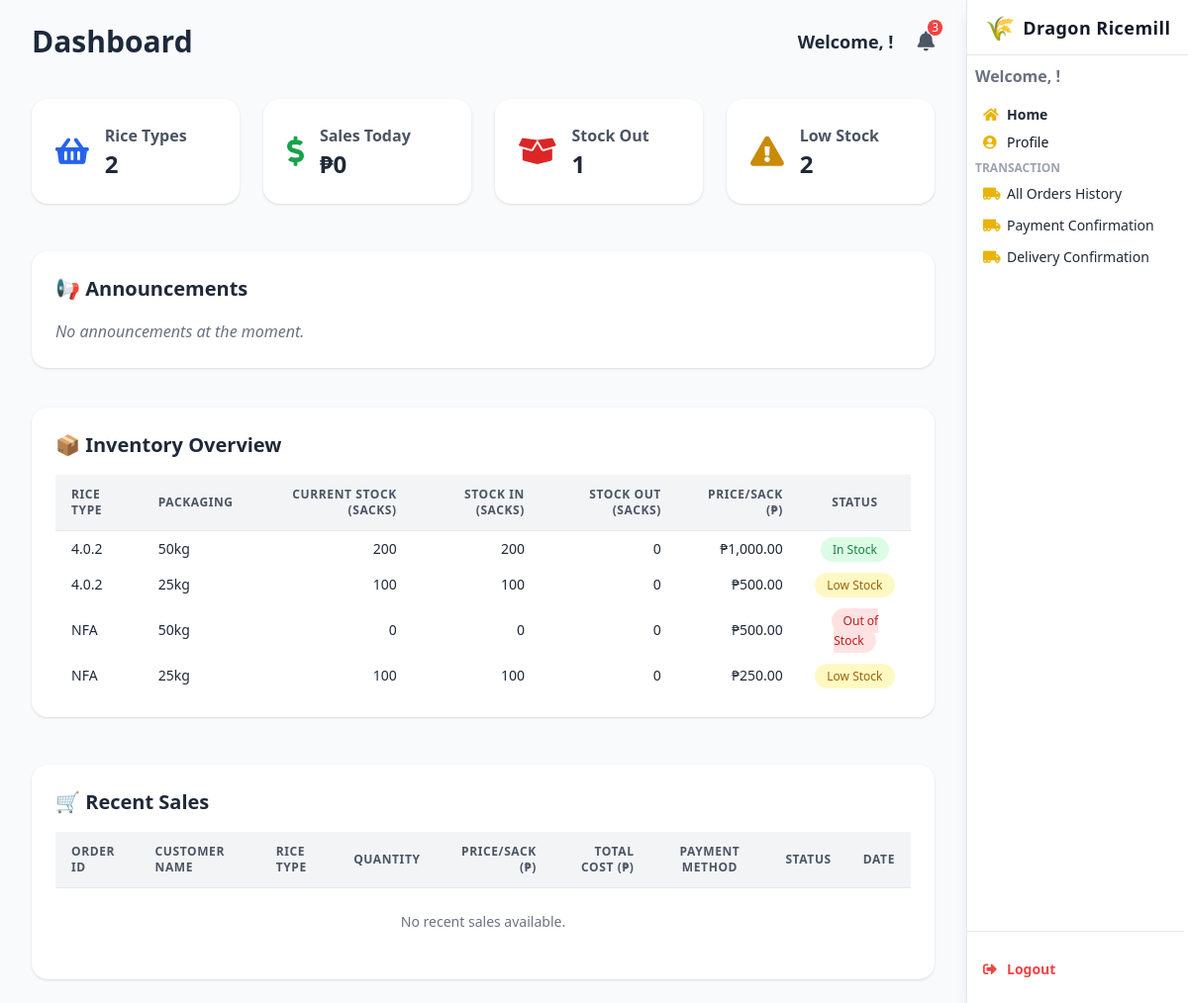
The app's page /dashboard/, older data.
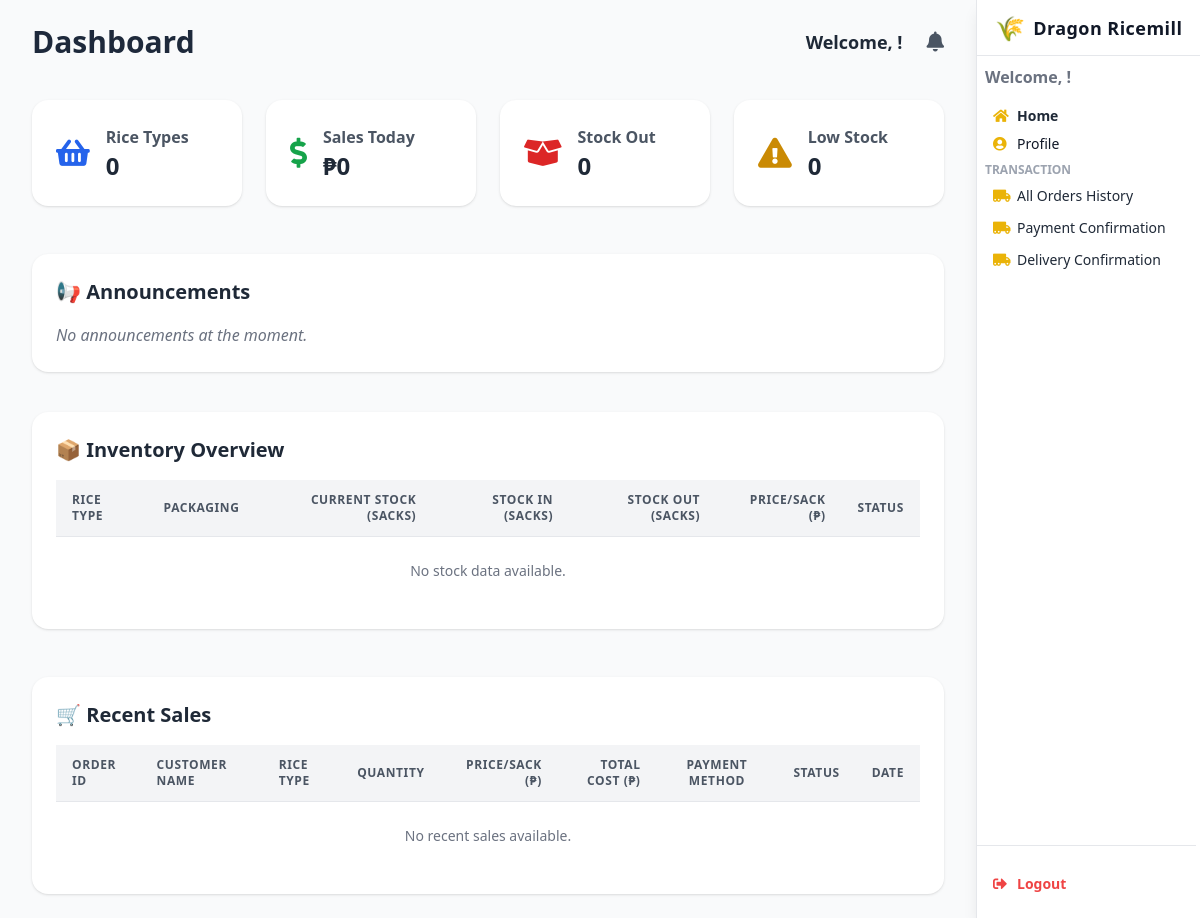
The same page, newer data.
### webapp/models.py (models this page shows, shortened)
class Stock(models.Model):
    stockID = models.AutoField(primary_key=True)
    rice_type = models.ForeignKey(Rice, on_delete=models.CASCADE, db_column='riceID', related_name='stocks')
    packaging = models.CharField(max_length=50, default='50kg')  # e.g., 25kg, 50kg
    price_per_sack = models.DecimalField(max_digits=10, decimal_places=2)
    stock_in = models.PositiveIntegerField(default=0)
    stock_out = models.PositiveIntegerField(default=0)
    current_stock = models.PositiveIntegerField(default=0)
    minimum_stock = models.PositiveIntegerField(default=10)
    last_updated = models.DateTimeField(auto_now=True)
    created_at = models.DateTimeField(auto_now_add=True)
    class Meta:
        db_table = 'Stock'
        unique_together = ('rice_type', 'packaging')

class Rice(models.Model):
    riceID = models.AutoField(primary_key=True)
    rice_type = models.CharField(max_length=100, unique=True)
    description = models.TextField(blank=True, null=True)
    is_active = models.BooleanField(default=True)
    class Meta:
        db_table = 'Rice'
    def __str__(self):
        return f"{self.rice_type}"

### webapp/views.py (the view, shortened to what this page needs)
# urls.py: path("dashboard/", views.dashboard_view, name="dashboard"),
def dashboard_view(request):
    is_admin = False
    role = None
    employee_id = None
    user_id = request.session.get('user_id')
    user_role = request.session.get('user_role', '').lower()
    stock_data = Stock.objects.select_related('rice_type').all()
    recent_sales = CustomerOrder.objects.filter(approval_status='Approved') \
        .select_related('rice_type') \
        .order_by('-created_at')[:5]
    total_sales_today = CustomerOrder.objects.filter(
        created_at__date=date.today(),
        approval_status='Approved'
    ).aggregate(total_sales=Sum('amount_paid'))['total_sales'] or 0
    stock_out_count = stock_data.filter(current_stock=0).count()
    low_stock_count = stock_data.filter(current_stock__lte=100).exclude(current_stock=0).count()
    total_rice_types = stock_data.values('rice_type').distinct().count()
    sales_aggregation = CustomerOrder.objects.filter(approval_status='Approved') \
        .values('rice_type__rice_type') \
        .annotate(total_quantity=Sum('quantity')) \
        .order_by('-total_quantity')
    best_selling = sales_aggregation.first() if sales_aggregation else None
    low_selling = sales_aggregation.last() if sales_aggregation else None
    notifications = []
    read_notifications = request.session.get('read_notifications', [])
    current_timestamp = now().astimezone(PH_TZ)
    for item in stock_data.filter(current_stock=0):
        notif_id = f'outofstock_{item.stockID}'
        if notif_id not in read_notifications:
            notifications.append({
                "id": notif_id,
                "message": f"{item.rice_type.rice_type} ({item.packaging}) is out of stock!",
                "timestamp": current_timestamp,
            })
    for item in stock_data.filter(current_stock__lte=100).exclude(current_stock=0):
        notif_id = f'lowstock_{item.stockID}'
        if notif_id not in read_notifications:
            notifications.append({
                "id": notif_id,
                "message": f"{item.rice_type.rice_type} ({item.packaging}) is running low (only {item.current_stock} sacks left)",
                "timestamp": current_timestamp,
            })
    announcements = Announcement.objects.select_related('created_by') \
        .order_by('-created_at')[:10]
    return render(request, "dashboard.html", {
        'stock_data': stock_data,
        'recent_sales': recent_sales,
        'total_sales_today': total_sales_today,
        'stock_out_today': stock_out_count,
        'low_stock_warnings': low_stock_count,
        'total_rice_types': total_rice_types,
        'best_selling': best_selling,
        'low_selling': low_selling,
        'notifications': notifications,
        'is_admin': is_admin,
        'role': role,
        'employee_id': employee_id,
        'announcements': announcements,
    })

### webapp/templates/dashboard.html (shortened to what the changed rows need)
{% load humanize %}
<!DOCTYPE html>
<html lang="en">
<head>
  <script src="https://cdn.tailwindcss.com"></script>
  <link href="https://cdnjs.cloudflare.com/ajax/libs/font-awesome/5.15.3/css/all.min.css" rel="stylesheet" />
</head>
<body class="bg-gray-100 text-gray-800 min-h-screen font-sans leading-relaxed overflow-x-hidden">
<div class="mr-56 min-h-screen bg-gray-50">
  <main class="max-w-screen-xl mx-auto px-4 py-6 sm:px-6 lg:px-8">
  <div class="flex flex-col sm:flex-row sm:justify-between sm:items-center mb-10">
    <h1 class="text-3xl font-bold text-[#1e293b] mb-4 sm:mb-0">Dashboard</h1>
    <div class="flex items-center gap-6 text-sm sm:text-base">
      <div class="relative">
        <button id="notificationBtn" class="text-gray-600 hover:text-black text-xl relative focus:outline-none">
          <i class="fas fa-bell"></i>
          {% if notifications|length > 0 %}
            <span class="absolute -top-2 -right-2 bg-red-500 text-white text-xs rounded-full px-1">{{ notifications|length }}</span>
          {% endif %}
        </button>
      </div>
    </div>
  </div>
    <div class="grid grid-cols-1 sm:grid-cols-2 lg:grid-cols-4 gap-6 mb-12">
      <div class="bg-white p-6 rounded-2xl shadow hover:shadow-xl">
        <div class="flex items-center space-x-4">
          <div>
            <p class="text-md font-semibold text-gray-600">Rice Types</p>
            <p class="text-2xl font-bold">{{ total_rice_types }}</p>
          </div>
        </div>
      </div>
      <div class="bg-white p-6 rounded-2xl shadow hover:shadow-xl">
        <div class="flex items-center space-x-4">
          <div>
            <p class="text-md font-semibold text-gray-600">Stock Out</p>
            <p class="text-2xl font-bold">{{ stock_out_today }}</p>
          </div>
        </div>
      </div>
      <div class="bg-white p-6 rounded-2xl shadow hover:shadow-xl">
        <div class="flex items-center space-x-4">
          <div>
            <p class="text-md font-semibold text-gray-600">Low Stock</p>
            <p class="text-2xl font-bold">{{ low_stock_warnings }}</p>
          </div>
        </div>
      </div>
    </div>
<div class="w-full bg-white p-6 rounded-2xl shadow mb-10">
  <h2 class="text-xl font-semibold mb-4 text-gray-800">📢 Announcements</h2>
</div>
<section class="bg-white rounded-2xl shadow p-6 mb-12">
  <h2 class="text-xl font-semibold text-gray-800 mb-4">📦 Inventory Overview</h2>
  <div class="overflow-x-auto">
    <table class="min-w-full divide-y divide-gray-200 text-sm text-left">
      <thead class="bg-gray-100 text-gray-600 uppercase tracking-wider text-xs">
        <tr>
          <th class="px-4 py-3">Rice Type</th>
          <th class="px-4 py-3">Packaging</th>
          <th class="px-4 py-3 text-right">Current Stock (Sacks)</th>
          <th class="px-4 py-3 text-right">Stock In (Sacks)</th>
          <th class="px-4 py-3 text-right">Stock Out (Sacks)</th>
          <th class="px-4 py-3 text-right">Price/Sack (₱)</th>
          <th class="px-4 py-3 text-center">Status</th>
        </tr>
      </thead>
      <tbody>
        {% for rice in stock_data %}
          <tr class="hover:bg-blue-50 transition">
            <td class="px-4 py-2">{{ rice.rice_type }}</td>
            <td class="px-4 py-2">{{ rice.packaging }}</td>
            <td class="px-4 py-2 text-right">{{ rice.current_stock }}</td>
            <td class="px-4 py-2 text-right">{{ rice.stock_in }}</td>
            <td class="px-4 py-2 text-right">{{ rice.stock_out }}</td>
            <td class="px-4 py-2 text-right">₱{{ rice.price_per_sack|floatformat:2|intcomma }}</td>
            <td class="px-4 py-2 text-center">
              {% if rice.current_stock == 0 %}
                <span class="bg-red-100 text-red-700 text-xs px-3 py-1 rounded-full">Out of Stock</span>
              {% elif rice.current_stock <= 100 %}
                <span class="bg-yellow-100 text-yellow-700 text-xs px-3 py-1 rounded-full">Low Stock</span>
              {% else %}
                <span class="bg-green-100 text-green-700 text-xs px-3 py-1 rounded-full">In Stock</span>
              {% endif %}
            </td>
          </tr>
        {% empty %}
          <tr><td colspan="7" class="text-center py-6 text-gray-500">No stock data available.</td></tr>
        {% endfor %}
      </tbody>
    </table>
  </div>
</section>
    <section class="bg-white rounded-2xl shadow p-6">
      <h2 class="text-xl font-semibold text-gray-800 mb-4">🛒 Recent Sales</h2>
      <div class="overflow-x-auto">
        <table class="min-w-full divide-y divide-gray-200 text-sm text-left">
          <thead class="bg-gray-100 text-gray-600 uppercase tracking-wider text-xs">
            <tr>
              <th class="px-4 py-3">Order ID</th>
              <th class="px-4 py-3">Customer Name</th>
              <th class="px-4 py-3">Rice Type</th>
              <th class="px-4 py-3 text-right">Quantity</th>
              <th class="px-4 py-3 text-right">Price/Sack (₱)</th>
              <th class="px-4 py-3 text-right">Total Cost (₱)</th>
              <th class="px-4 py-3 text-center">Payment Method</th>
              <th class="px-4 py-3 text-center">Status</th>
              <th class="px-4 py-3">Date</th>
            </tr>
          </thead>
        </table>
      </div>
    </section>
  </main>
</div>
</body>
</html>

Row changes from the older to the newer data that the page shows:
removed Stock: rice_type "4.0.2", packaging "50kg", current_stock "200", stock_in "200", stock_out "0", price_per_sack "1,000.00", shows "In Stock"
removed Stock: rice_type "4.0.2", packaging "25kg", current_stock "100", stock_in "100", stock_out "0", price_per_sack "500.00", shows "Low Stock"
removed Stock: rice_type "NFA", packaging "50kg", current_stock "0", stock_in "0", stock_out "0", price_per_sack "500.00", shows "Out of Stock"
removed Stock: rice_type "NFA", packaging "25kg", current_stock "100", stock_in "100", stock_out "0", price_per_sack "250.00", shows "Low Stock"
Text that changed along with them:
{{ total_rice_types }}: "2" → "0"
{{ stock_out_today }}: "1" → "0"
{{ low_stock_warnings }}: "2" → "0"
{{ notifications|length }}: "3" → (not shown)
text now shown: "No stock data available."
